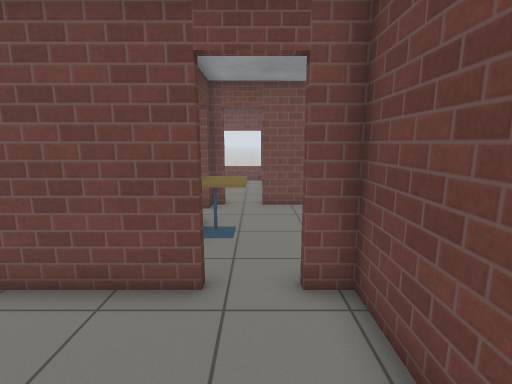
view 1 (above)

22 first-person views from a walk through a world built for the Gazebo simulator. The camera is 1.3 m above the floor, tilts 10° down and sees 85° across. The floor is counted in squares, 0.5 m on a side. Each view is taken from the middle of a square. On the plan, view 1 faces up. The plan holds only what a view shows up to about 19 squares ahead; the rest is blank. Simple patterns stand in for the simulator's built-in surfaces.

view 2
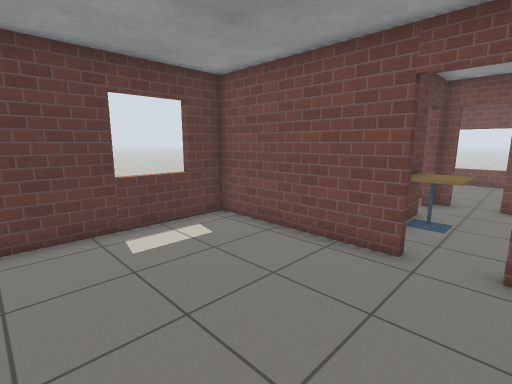

view 3
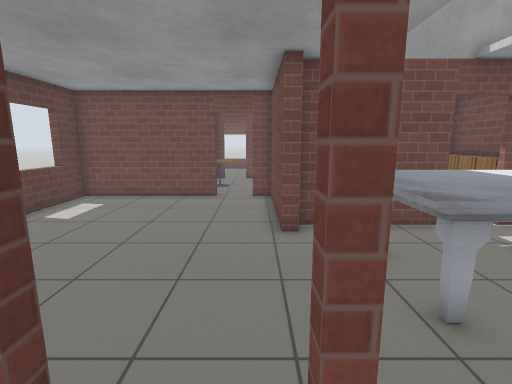

view 4
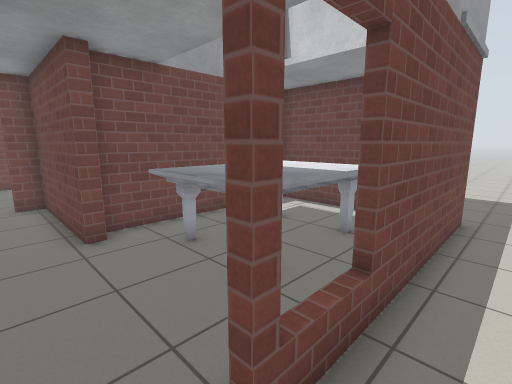

view 5
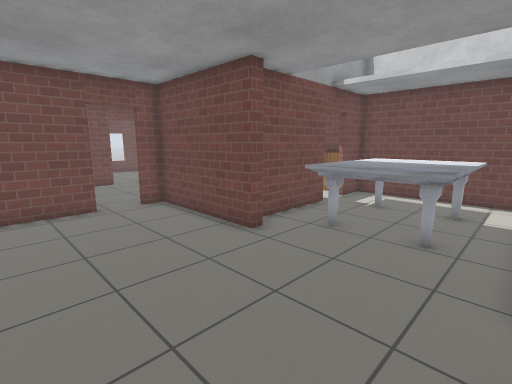

view 6
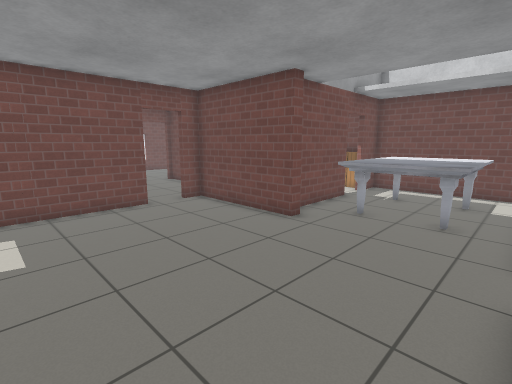

view 7
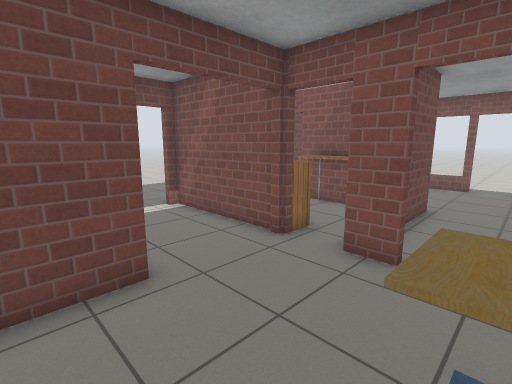

view 8
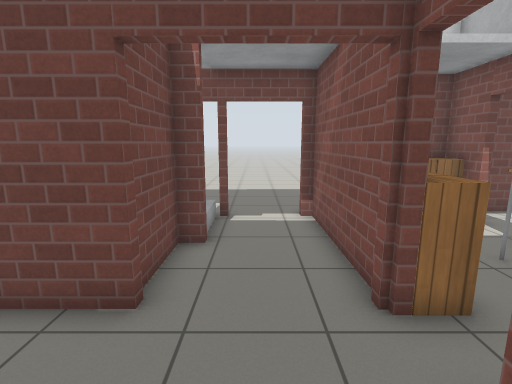

view 9
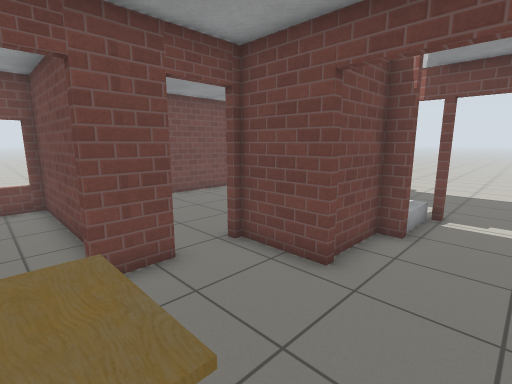

view 10
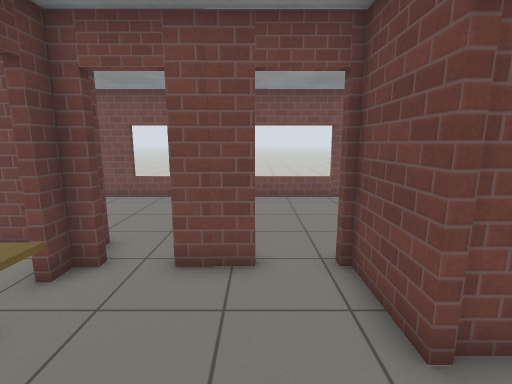

view 11
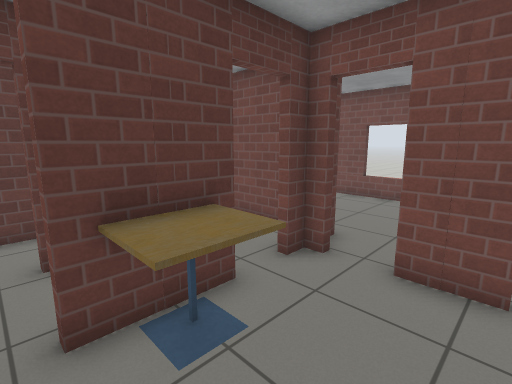

view 12
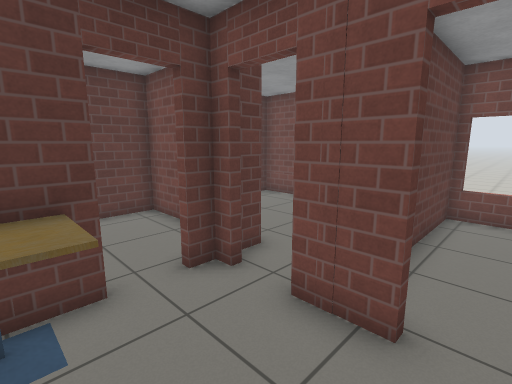

view 13
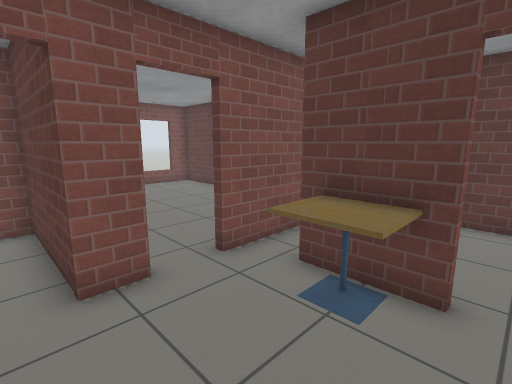

view 14
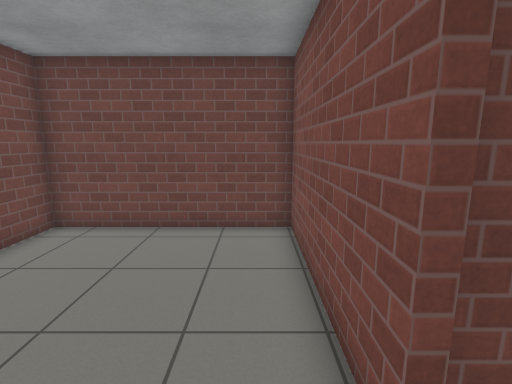

view 15
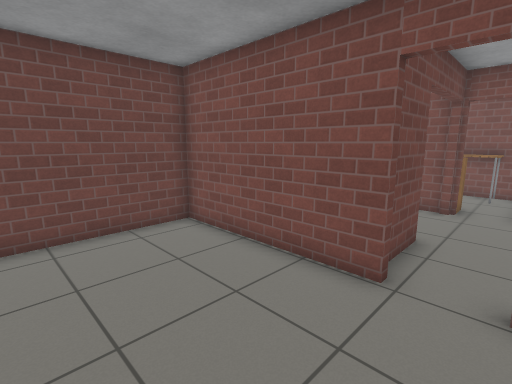

view 16
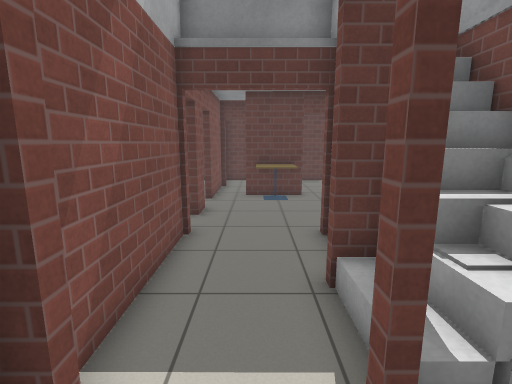

view 17
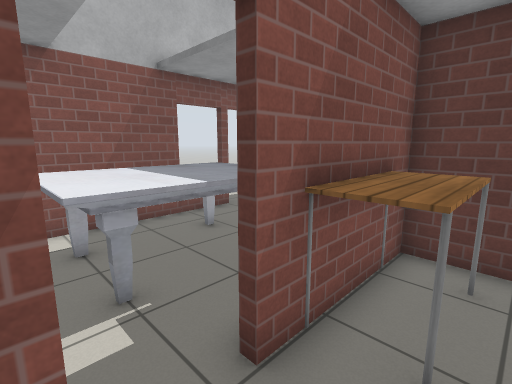

view 18
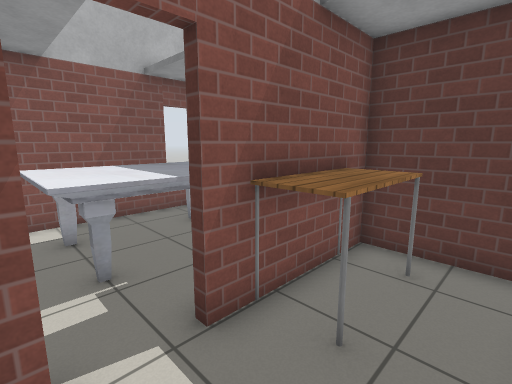

view 19
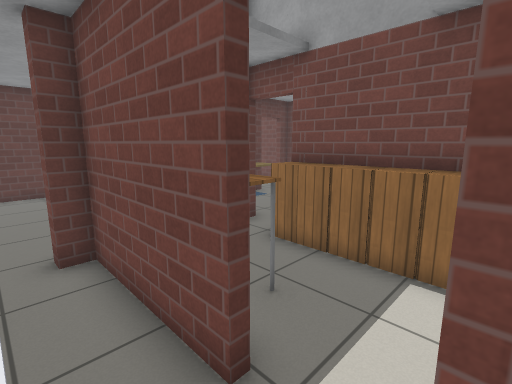

view 20
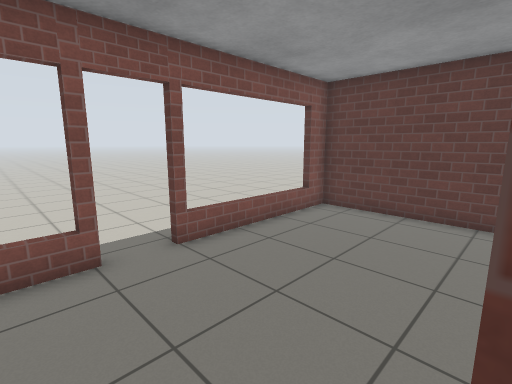

view 21
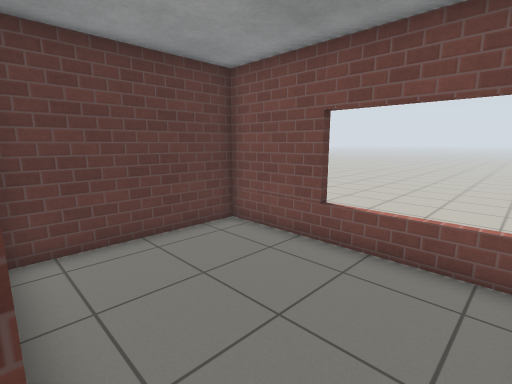

view 22
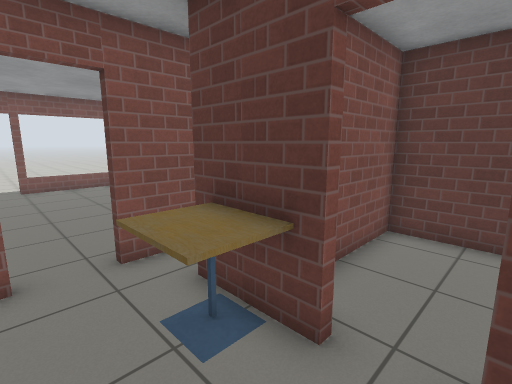

### Floor plan
Key: @ floor where view 1 was taken; # wall or solid block; . floor; D open door; = window, fence, low wall or low ledge; T cafe table; C cabinet; A table; M marble table; S stairs; O other object.
Columns run from 8 left of view 1 to 12 right of it. Each row starts with its distance up from view 1.
 20      ....
 19 #####====#====######
 18 #........#.........#
 17 #........#.........#
 16 #........#.........#
 15 #........#.........#
 14 #........#.........#
 13 #######..#.........#
 12 #.....#DD#DD########
 11 #.....D.....# SSSSS
 10 #.....D.....#  SSSS
  9 #.....#T....D###SSD..
  8 ##### TT....D....SD..
  7  #.#..#T....D.....D..
  6  #.D........D.....D..
  5  ######DD#DDD#######.
  4  #........#.CCCCC  #
  3  #........#.......O#
  2 .=........#.......C#
  1 .#........#AAAA...C#
  0  #......@.##AA#DD#C#
 -1  #........#........#
 -2  #.........MMMMMM..#
 -3  #.........MMMMMM..#
 -4  #.........MMMMMM..#
 -5  #.........MMMMMM..#
 -6  #..........MMMMM..#
 -7  #......DD........##.
 -8  #=====#DD==#######..
 -9        ... ..........

Positions as (right, up) in squares from view 1, and headings:
1: (0, 0), facing up
2: (1, -2), facing up-left
3: (1, -9), facing up
4: (0, -9), facing up-right
5: (-4, -7), facing up-right
6: (-6, -7), facing up-right
7: (-1, 11), facing down-right
8: (0, 7), facing right
9: (-1, 6), facing up-right
10: (2, 6), facing up
11: (2, 6), facing up-left
12: (3, 8), facing up-left
13: (3, 10), facing down-left
14: (2, 13), facing right
15: (2, 17), facing down-right
16: (12, 7), facing left
17: (9, 2), facing down-left
18: (9, 3), facing down-left
19: (9, -2), facing up-left
20: (3, -1), facing down-left
21: (0, 13), facing up-left
22: (1, 11), facing down-left
